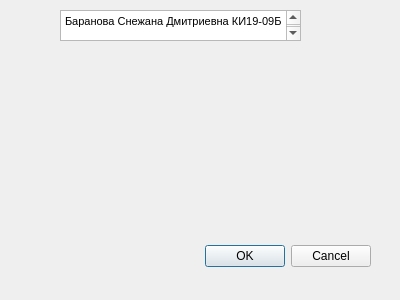
<?xml version="1.0" encoding="UTF-8"?>
<ui version="4.0">
 <class>auth</class>
 <widget class="QDialog" name="auth">
  <property name="geometry">
   <rect>
    <x>0</x>
    <y>0</y>
    <width>400</width>
    <height>300</height>
   </rect>
  </property>
  <property name="windowTitle">
   <string>Dialog</string>
  </property>
  <widget class="QDialogButtonBox" name="buttonBox">
   <property name="geometry">
    <rect>
     <x>30</x>
     <y>240</y>
     <width>341</width>
     <height>32</height>
    </rect>
   </property>
   <property name="orientation">
    <enum>Qt::Horizontal</enum>
   </property>
   <property name="standardButtons">
    <set>QDialogButtonBox::Cancel|QDialogButtonBox::Ok</set>
   </property>
  </widget>
  <widget class="QTextEdit" name="textEdit">
   <property name="geometry">
    <rect>
     <x>60</x>
     <y>10</y>
     <width>241</width>
     <height>31</height>
    </rect>
   </property>
   <property name="html">
    <string>&lt;!DOCTYPE HTML PUBLIC &quot;-//W3C//DTD HTML 4.0//EN&quot; &quot;http://www.w3.org/TR/REC-html40/strict.dtd&quot;&gt;
&lt;html&gt;&lt;head&gt;&lt;meta name=&quot;qrichtext&quot; content=&quot;1&quot; /&gt;&lt;style type=&quot;text/css&quot;&gt;
p, li { white-space: pre-wrap; }
&lt;/style&gt;&lt;/head&gt;&lt;body style=&quot; font-family:'MS Shell Dlg 2'; font-size:8pt; font-weight:400; font-style:normal;&quot;&gt;
&lt;p style=&quot; margin-top:0px; margin-bottom:0px; margin-left:0px; margin-right:0px; -qt-block-indent:0; text-indent:0px;&quot;&gt;Баранова Снежана Дмитриевна КИ19-09Б&lt;/p&gt;
&lt;p style=&quot;-qt-paragraph-type:empty; margin-top:0px; margin-bottom:0px; margin-left:0px; margin-right:0px; -qt-block-indent:0; text-indent:0px;&quot;&gt;&lt;br /&gt;&lt;/p&gt;&lt;/body&gt;&lt;/html&gt;</string>
   </property>
  </widget>
 </widget>
 <resources/>
 <connections>
  <connection>
   <sender>buttonBox</sender>
   <signal>accepted()</signal>
   <receiver>auth</receiver>
   <slot>accept()</slot>
   <hints>
    <hint type="sourcelabel">
     <x>248</x>
     <y>254</y>
    </hint>
    <hint type="destinationlabel">
     <x>157</x>
     <y>274</y>
    </hint>
   </hints>
  </connection>
  <connection>
   <sender>buttonBox</sender>
   <signal>rejected()</signal>
   <receiver>auth</receiver>
   <slot>reject()</slot>
   <hints>
    <hint type="sourcelabel">
     <x>316</x>
     <y>260</y>
    </hint>
    <hint type="destinationlabel">
     <x>286</x>
     <y>274</y>
    </hint>
   </hints>
  </connection>
 </connections>
</ui>
